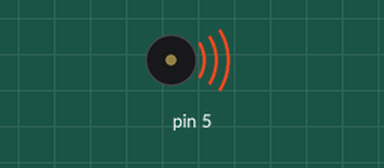
This sketch was run on a simulated Arduino Uno, built with avr-gcc and run on an emulated ATmega328P. Shown: buzzer (waves = sounding).

Above: at 0.1 s.
Timing chart, 0 to 40.0 s (numbered marks = the images above):
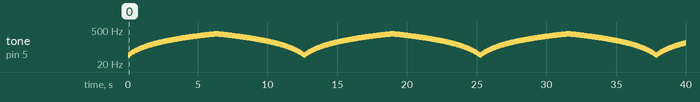

The sketch:

BenchSignalGenerator.ino
```cpp
/* INSTRUCTIONS
Set your RPM lowpoint (RPM_MIN) to the lowest point, do not
go lower than 1000 RPM. Set your RPM highpoint (RPM_MAX) to
the redline of your vehicle. The SPEED variable is used for
the speed at which the generator sweeps through the RPM range.
A higher SPEED variable will result in a slower speed. Try to keep
this between (10 - 50).


*/

float RPM_MIN = 1000;
float RPM_MAX = 7200;
int SPEED = 50;

boolean accel = true;
int currrpm;

void setup()
{
  pinMode(5, OUTPUT);
  currrpm = RPM_MIN;
}

int rpmconvert(int rpmin)
{
  return rpmin / 20.6;
}
void loop()
{
  //tone(5, 300, 10);
  //delay(10);
  while (accel==false)
  {
    currrpm += 50;
    tone(5,rpmconvert(currrpm));
    delay(SPEED);
    if (currrpm>RPM_MAX){accel=true;}
  }
  while (accel==true)
  {
    currrpm -= 50;
    tone(5,rpmconvert(currrpm));
    delay(SPEED);
    if (currrpm<RPM_MIN){accel=false;}
  }
}
```

Measured:
- by itself, tone on pin 5: plays 46 Hz for 0.05 s, 48 Hz for 0.05 s, 50 Hz for 0.05 s, 53 Hz for 0.05 s, 55 Hz for 0.05 s, 58 Hz for 0.05 s … (799 notes in this stretch)
